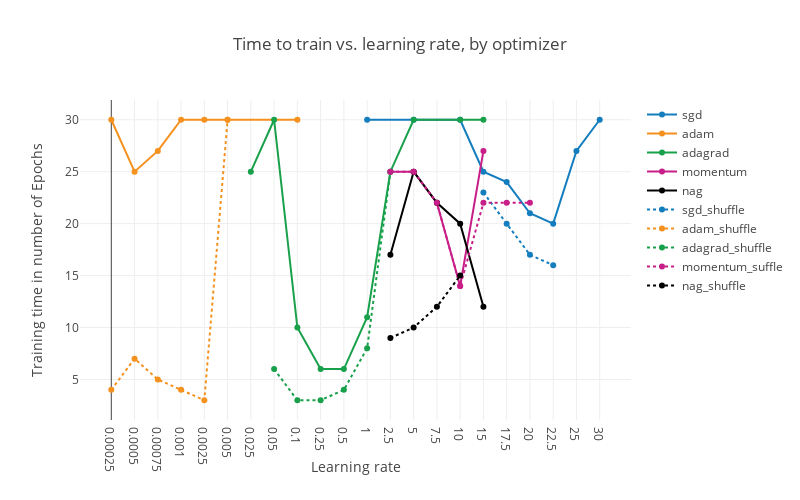

The code cell stored with this chart in its notebook:
### Code cell
from plotly.offline import init_notebook_mode, iplot, plot
import plotly.plotly as py
import plotly.graph_objs as go

#learning_rates = [0.00025,0.0005,.00075,.001,0.1,0.25,0.5] + [2.5,5,7.5,10,15,20,22.5]
#lr_dict = {x: i for i,x in enumerate(learning_rates)}
# sgd_shuffle
lr_sgd_shuffle    = [15,17.5,20,22.5]
tr_time_sgd_shuffle = [23,20,17,16,14]
lr_sgd_shuffle_dict = [lr_dict[x] for x in lr_sgd_shuffle]
# adam_shuffle
lr_adam_shuffle = [0.00025,0.0005,.00075,.001,0.0025,0.005]
lr_adam_shuffle_dict = [lr_dict[x] for x in lr_adam_shuffle]
tr_time_adam_shuffle = [4,7,5,4,3,30]
# adagrad_shuffle
lr_adagrad_shuffle = [0.05,0.01,0.1,0.25,0.5,1,2.5]
lr_adagrad_shuffle_dict = [lr_dict[x] for x in lr_adagrad_shuffle]
tr_time_adagrad_shuffle = [6,30,3,3,4,8,25]
# mom_suffleentum
lr_mom_suffle = [2.5,5,7.5,10,15,17.5,20,22.5] 
lr_mom_suffle_dict = [lr_dict[x] for x in lr_mom_suffle]
tr_time_mom_suffle = [25, 25, 22, 14,22,22,22,22]
# nag_shuffle
lr_nag_shuffle = [2.5,5,7.5,15]
lr_nag_shuffle_dict = [lr_dict[x] for x in lr_nag_shuffle]
tr_time_nag_shuffle = [9,10, 12,14a]



trace1a = go.Scatter(
    x=lr_sgd_shuffle_dict,
    y=tr_time_sgd_shuffle,
    mode='lines+markers',
    name="sgd_shuffle",
    hoverinfo='name',
    line=dict(
        shape='linear',dash='dot',color='rgb(20,125,190)'
    )
)
trace2a = go.Scatter(
    x= lr_adam_shuffle_dict,
    y=tr_time_adam_shuffle,
    mode='lines+markers',
    name="adam_shuffle",
    hoverinfo='text+name',
    line=dict(
        shape='linear',dash='dot',color='rgb(245,145,30)'
        
    )
)
trace3a = go.Scatter(
    x= lr_adagrad_shuffle_dict,
    y=tr_time_adagrad_shuffle,
    mode='lines+markers',
    name="adagrad_shuffle",
    hoverinfo='text+name',
    line=dict(
        shape='linear',dash='dot',color='rgb(25,160,75)'
    )
)
trace4a = go.Scatter(
    x= lr_mom_suffle_dict,
    y=tr_time_mom_suffle,
    mode='lines+markers',
    name="momentum_suffle",
    hoverinfo='text+name',
    line=dict(
        shape='linear',dash='dot',color='rgb(200,30,135)'
    )
)
trace5a = go.Scatter(
    x= lr_nag_shuffle_dict,
    y=tr_time_nag_shuffle,
    mode='lines+markers',
    name="nag_shuffle",
    hoverinfo='text+name',
    line=dict(
        shape='linear',dash='dot',color='rgb(0,0,0)'
    )
)
data_a = [trace1a,trace2a,trace3a,trace4a,trace5a] 
data = data + data_a
layout = dict(title = 'Time to train vs. learning rate, by optimizer',
                 width = 800,
    height = 500,
    xaxis = dict(
        tickvals = list(lr_dict.values()),
        ticktext = list(lr_dict.keys()),
      title = "Learning rate"
    ),
    yaxis=dict(
        type='linear',
        title = 'Training time in number of Epochs',
        autorange=True
    )
              )

fig = dict(data=data, layout=layout)
init_notebook_mode(connected=True)
iplot(fig, filename='word-embedding-plot')

### Figure 1 — Plotly figure (JSON) as saved in the notebook; plotly's stock layout.template omitted (floating-point values rounded to 4 significant figures)
{"data": [{"hoverinfo": "name", "line": {"color": "rgb(20,125,190)", "shape": "linear"}, "mode": "lines+markers", "name": "sgd", "type": "scatter", "uid": "ac2c6234-ddb6-4b93-8541-c3606db4da73", "x": [11, 13, 15, 16, 17, 18, 19, 20, 21], "y": [30, 30, 30, 25, 24, 21, 20, 27, 30]}, {"hoverinfo": "text+name", "line": {"color": "rgb(245,145,30)", "shape": "linear"}, "mode": "lines+markers", "name": "adam", "type": "scatter", "uid": "7cf1ebc2-7f13-43c7-930f-8bdad65f2e83", "x": [0, 1, 2, 3, 4, 5, 8], "y": [30, 25, 27, 30, 30, 30, 30]}, {"hoverinfo": "text+name", "line": {"color": "rgb(25,160,75)", "shape": "linear"}, "mode": "lines+markers", "name": "adagrad", "type": "scatter", "uid": "1f35cda2-0cdd-4b9f-8353-193f93d7623f", "x": [6, 7, 8, 9, 10, 11, 12, 13, 15, 16], "y": [25, 30, 10, 6, 6, 11, 25, 30, 30, 30, 30]}, {"hoverinfo": "text+name", "line": {"color": "rgb(200,30,135)", "shape": "linear"}, "mode": "lines+markers", "name": "momentum", "type": "scatter", "uid": "1e5ed328-f691-49bd-9233-c0d038c63260", "x": [12, 13, 14, 15, 16, 17, 18], "y": [25, 25, 22, 14, 27]}, {"hoverinfo": "text+name", "line": {"color": "rgb(0,0,0)", "shape": "linear"}, "mode": "lines+markers", "name": "nag", "type": "scatter", "uid": "9d1743d5-5092-4bf3-a1ea-2883068beb0f", "x": [12, 13, 14, 15, 16], "y": [17, 25, 22, 20, 12, 21]}, {"hoverinfo": "name", "line": {"color": "rgb(20,125,190)", "dash": "dot", "shape": "linear"}, "mode": "lines+markers", "name": "sgd_shuffle", "type": "scatter", "uid": "be8efcb4-4f9f-45e7-8af6-41b06bd9b0f0", "x": [16, 17, 18, 19], "y": [23, 20, 17, 16, 14]}, {"hoverinfo": "text+name", "line": {"color": "rgb(245,145,30)", "dash": "dot", "shape": "linear"}, "mode": "lines+markers", "name": "adam_shuffle", "type": "scatter", "uid": "5bcfbabd-1e19-4222-8982-4db5e94d8a0a", "x": [0, 1, 2, 3, 4, 5], "y": [4, 7, 5, 4, 3, 30]}, {"hoverinfo": "text+name", "line": {"color": "rgb(25,160,75)", "dash": "dot", "shape": "linear"}, "mode": "lines+markers", "name": "adagrad_shuffle", "type": "scatter", "uid": "1cae2c85-e1ff-4a77-ba8e-affa66c98ce2", "x": [7, 8, 9, 10, 11, 12], "y": [6, 3, 3, 4, 8, 25]}, {"hoverinfo": "text+name", "line": {"color": "rgb(200,30,135)", "dash": "dot", "shape": "linear"}, "mode": "lines+markers", "name": "momentum_suffle", "type": "scatter", "uid": "6f3de4db-4cdf-4a5d-850f-35db65aab4f1", "x": [12, 13, 14, 15, 16, 17, 18], "y": [25, 25, 22, 14, 22, 22, 22]}, {"hoverinfo": "text+name", "line": {"color": "rgb(0,0,0)", "dash": "dot", "shape": "linear"}, "mode": "lines+markers", "name": "nag_shuffle", "type": "scatter", "uid": "6fb99473-66e6-46ce-a788-ebf8833299e4", "x": [12, 13, 14, 15, 16, 17, 18], "y": [9, 10, 12, 15]}], "layout": {"height": 500, "title": {"text": "Time to train vs. learning rate, by optimizer"}, "width": 800, "xaxis": {"ticktext": [0.00025, 0.0005, 0.00075, 0.001, 0.0025, 0.005, 0.025, 0.05, 0.1, 0.25, 0.5, 1, 2.5, 5, 7.5, 10, 15, 17.5, 20, 22.5, 25, 30], "tickvals": [0, 1, 2, 3, 4, 5, 6, 7, 8, 9, 10, 11, 12, 13, 14, 15, 16, 17, 18, 19, 20, 21], "title": {"text": "Learning rate"}}, "yaxis": {"autorange": true, "title": {"text": "Training time in number of Epochs"}, "type": "linear"}}}
